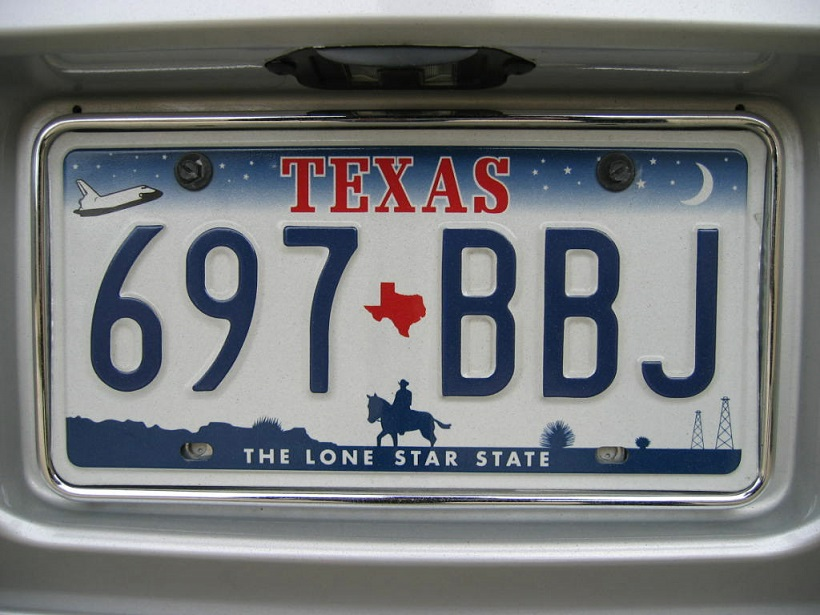
//> input picture Laberinto/image.jpg, 820 x 615 px, given in place of the camera
$ ./Seguidor   (built with g++ and OpenCV 4)
//> lines starting //> are read from the running program, lines starting //| are printed output that depends on the picture; after the words box and inside, x2 and y2 are one past the last pixel; in counts of white or black regions, pixels touching at a corner belong together
#include<opencv2/core/core.hpp>
#include<opencv2/highgui/highgui.hpp>
#include<opencv2/imgproc/imgproc.hpp>

#include<iostream>

using namespace cv;
///////////////////////////////////////////////////////////////////////////////////////////////////
int main() {
	VideoCapture capWebcam(1);
	if (capWebcam.isOpened() == false) {								// check if VideoCapture object was associated to webcam successfully
		std::cout << "error: capWebcam not accessed successfully\n\n";	// if not, print error message to std out
		return(0);														// and exit program
	}

	Mat imgOriginal;		// input image
	Mat imgHSV;
	Mat imgThreshLow;
	Mat imgThreshHigh;
	Mat imgThresh;

	std::vector<cv::Vec3f> v3fCircles;				// 3 element vector of floats, this will be the pass by reference output of HoughCircles()

	char charCheckForEscKey = 0;

	while (charCheckForEscKey != 27 && capWebcam.isOpened()) {		// until the Esc key is pressed or webcam connection is lost
		bool blnFrameReadSuccessfully = capWebcam.read(imgOriginal);		// get next frame
//> imgOriginal is the input picture: 615 rows x 820 cols, CV_8UC3; mean B, G, R 121.7, 120, 117.5

		if (!blnFrameReadSuccessfully || imgOriginal.empty()) {		// if frame not read successfully
			std::cout << "error: frame not read from webcam\n";		// print error message to std out
			break;													// and jump out of while loop
		}

		cvtColor(imgOriginal, imgHSV, CV_BGR2HSV);
//> imgHSV: 615 rows x 820 cols, CV_8UC3; mean H, S, V 64.9, 39.5, 127

		inRange(imgHSV, cv::Scalar(0, 155, 155), cv::Scalar(18, 255, 255), imgThreshLow);
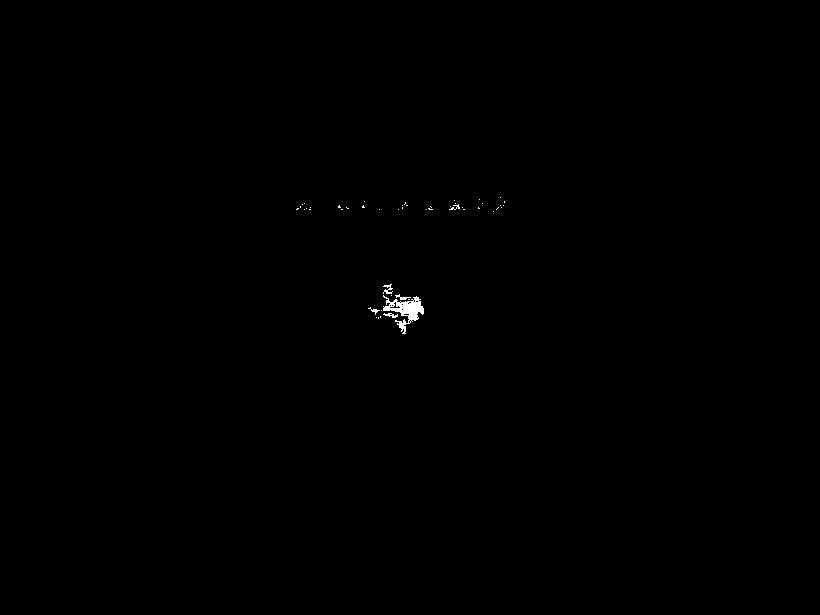
//> imgThreshLow: 615 rows x 820 cols, CV_8UC1; 0.17% white; 49 white regions (43 under 20 px), largest, box (x1, y1, x2, y2) and area: (383, 295, 424, 334) 604, (383, 284, 393, 294) 51, (383, 313, 398, 318) 38, (395, 294, 411, 300) 35, (368, 307, 380, 315) 28, (449, 204, 460, 210) 26
		inRange(imgHSV, cv::Scalar(165, 155, 155), cv::Scalar(179, 255, 255), imgThreshHigh);
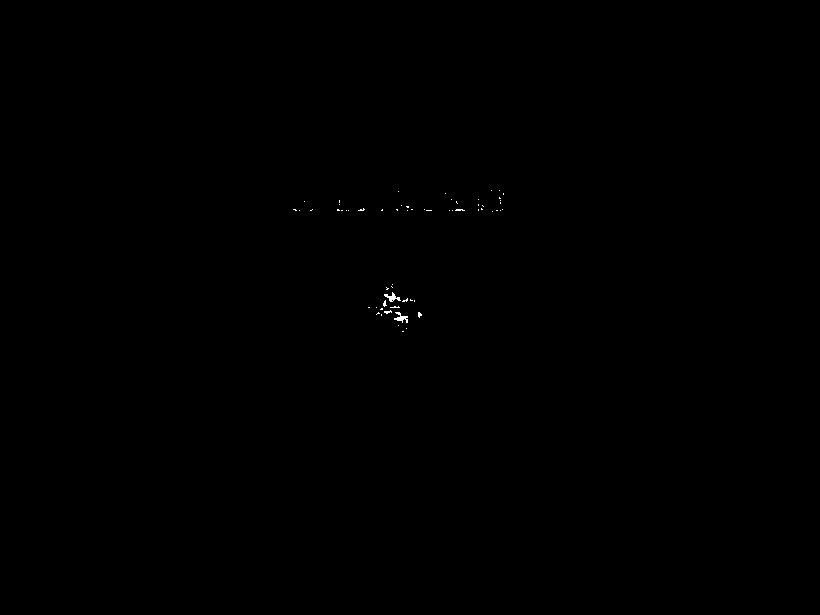
//> imgThreshHigh: 615 rows x 820 cols, CV_8UC1; 0.07% white in thin lines or dots, all inside (x1, y1, x2, y2) = (293, 190, 504, 332)

		add(imgThreshLow, imgThreshHigh, imgThresh);
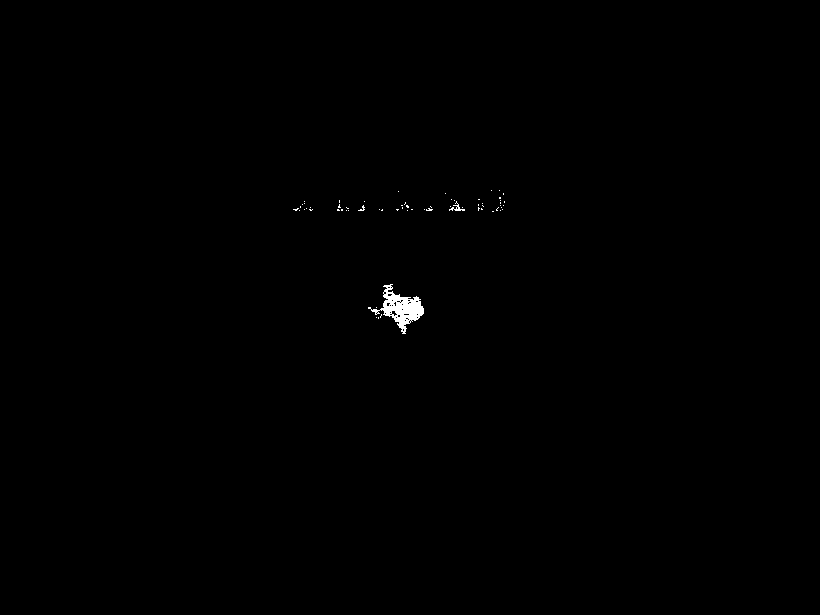
//> imgThresh: 615 rows x 820 cols, CV_8UC1; 0.24% white; 63 white regions (61 under 20 px), largest, box (x1, y1, x2, y2) and area: (368, 284, 424, 334) 1007, (449, 201, 465, 211) 50

		GaussianBlur(imgThresh, imgThresh, cv::Size(3, 3), 0);

		Mat structuringElement = cv::getStructuringElement(cv::MORPH_RECT, cv::Size(3, 3));

		dilate(imgThresh, imgThresh, structuringElement);
		erode(imgThresh, imgThresh, structuringElement);
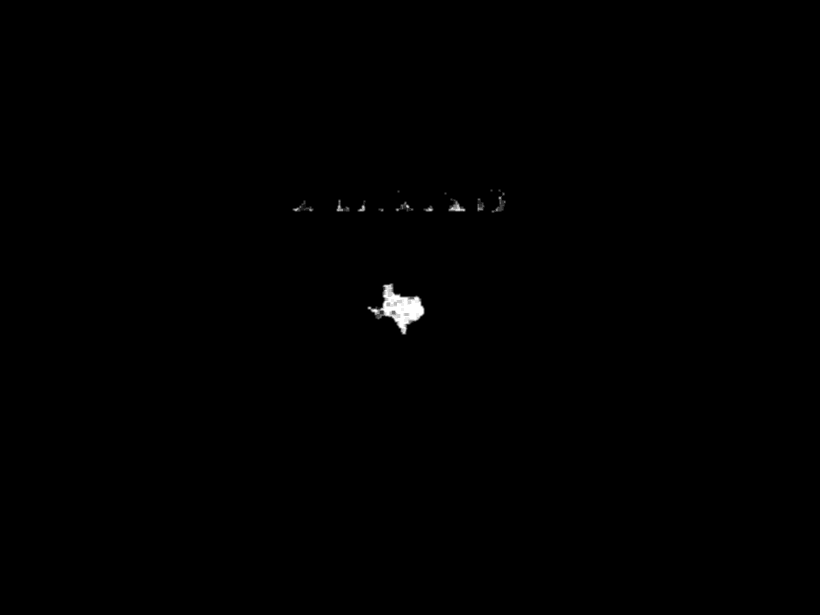
//> imgThresh: 615 rows x 820 cols, CV_8UC1; min 0, max 255, mean 0.7

		// fill circles vector with all circles in processed image
		cv::HoughCircles(imgThresh,			// input image
			v3fCircles,							// function output (must be a standard template library vector
			CV_HOUGH_GRADIENT,					// two-pass algorithm for detecting circles, this is the only choice available
			2,									// size of image / this value = "accumulator resolution", i.e. accum res = size of image / 2
			imgThresh.rows / 4,				// min distance in pixels between the centers of the detected circles
			100,								// high threshold of Canny edge detector (called by cvHoughCircles)
			50,									// low threshold of Canny edge detector (set at 1/2 previous value)
			10,									// min circle radius (any circles with smaller radius will not be returned)
			400);								// max circle radius (any circles with larger radius will not be returned)
//> v3fCircles = empty

		for (int i = 0; i < v3fCircles.size(); i++) {		// for each circle . . .
															// show ball position x, y, and radius to command line
			std::cout << "ball position x = " << v3fCircles[i][0]			// x position of center point of circle
				<< ", y = " << v3fCircles[i][1]								// y position of center point of circle
				<< ", radius = " << v3fCircles[i][2] << "\n";				// radius of circle

																			// draw small green circle at center of detected object
			cv::circle(imgOriginal,												// draw on original image
				cv::Point((int)v3fCircles[i][0], (int)v3fCircles[i][1]),		// center point of circle
				3,																// radius of circle in pixels
				cv::Scalar(0, 255, 0),											// draw pure green (remember, its BGR, not RGB)
				CV_FILLED);														// thickness, fill in the circle

																				// draw red circle around the detected object
			cv::circle(imgOriginal,												// draw on original image
				cv::Point((int)v3fCircles[i][0], (int)v3fCircles[i][1]),		// center point of circle
				(int)v3fCircles[i][2],											// radius of circle in pixels
				cv::Scalar(0, 0, 255),											// draw pure red (remember, its BGR, not RGB)
				3);																// thickness of circle in pixels
		}	// end for
//> this loop made 0 passes

			// declare windows
		cv::namedWindow("imgOriginal", CV_WINDOW_AUTOSIZE);	// note: you can use CV_WINDOW_NORMAL which allows resizing the window
		cv::namedWindow("imgThresh", CV_WINDOW_AUTOSIZE);	// or CV_WINDOW_AUTOSIZE for a fixed size window matching the resolution of the image
															// CV_WINDOW_AUTOSIZE is the default

		cv::imshow("imgOriginal", imgOriginal);			// show windows
		cv::imshow("imgThresh", imgThresh);

		charCheckForEscKey = cv::waitKey(1);			// delay (in ms) and get key press, if any
//> the Esc key is pressed
	}	// end while

	return(0);
}

$ run again, on Laberinto/LAB.jpg
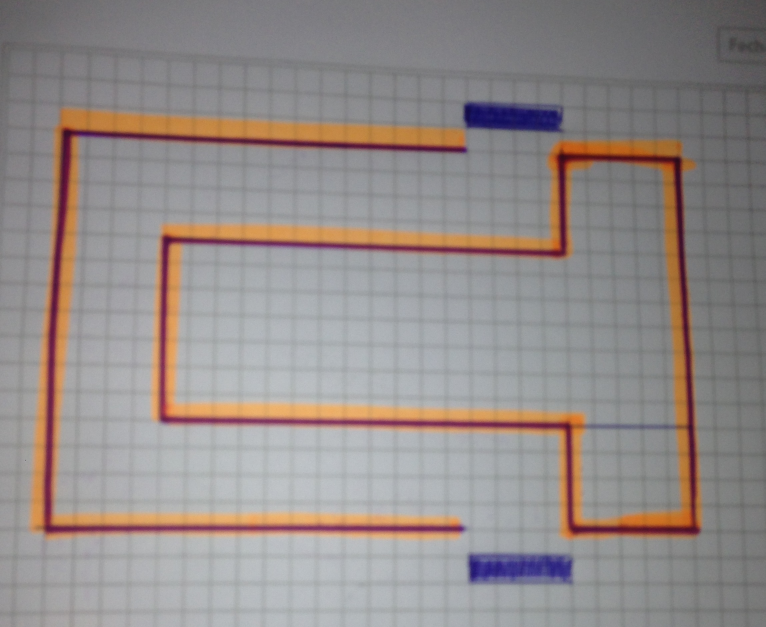
//> input picture Laberinto/LAB.jpg, 2297 x 1881 px, given in place of the camera (shown at 1/3 size)
//> imgOriginal is the input picture: 1881 rows x 2297 cols, CV_8UC3; mean B, G, R 138.1, 140.2, 148.4
//> imgHSV: 1881 rows x 2297 cols, CV_8UC3; mean H, S, V 89.9, 29.3, 152.1
//> `inRange(imgHSV, cv::Scalar(0, 155, 155), cv::Scalar(18, 255, 255), img..`:
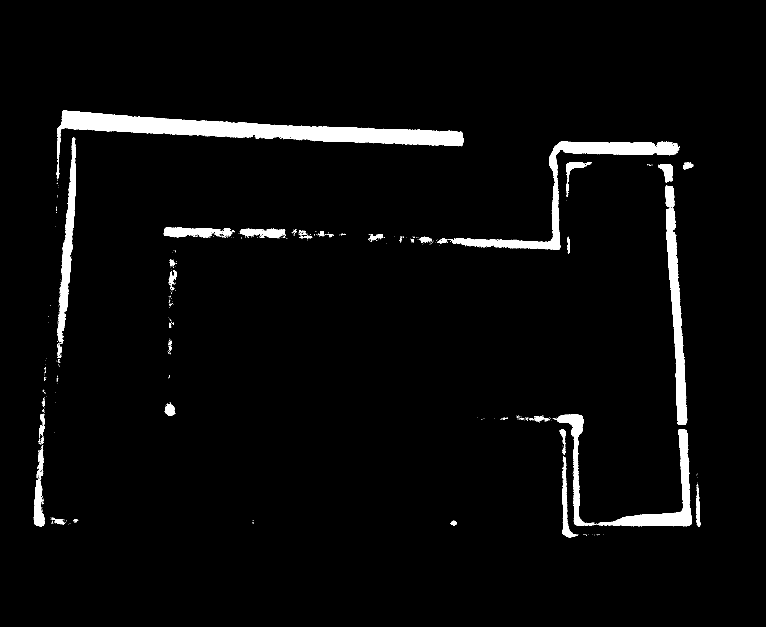
//> imgThreshLow: 1881 rows x 2297 cols, CV_8UC1 (shown at 1/3 size); 3.5% white; 531 white regions (478 under 20 px), largest, box (x1, y1, x2, y2) and area: (170, 332, 1391, 537) 54011, (1352, 425, 2040, 749) 23662, (1996, 555, 2062, 1275) 18065
//> imgThreshHigh: 1881 rows x 2297 cols, CV_8UC1; 0% white; 2 white regions (1 under 20 px), largest, box (x1, y1, x2, y2) and area: (487, 1210, 498, 1247) 196
//> `erode(imgThresh, imgThresh, structuringElement);`:
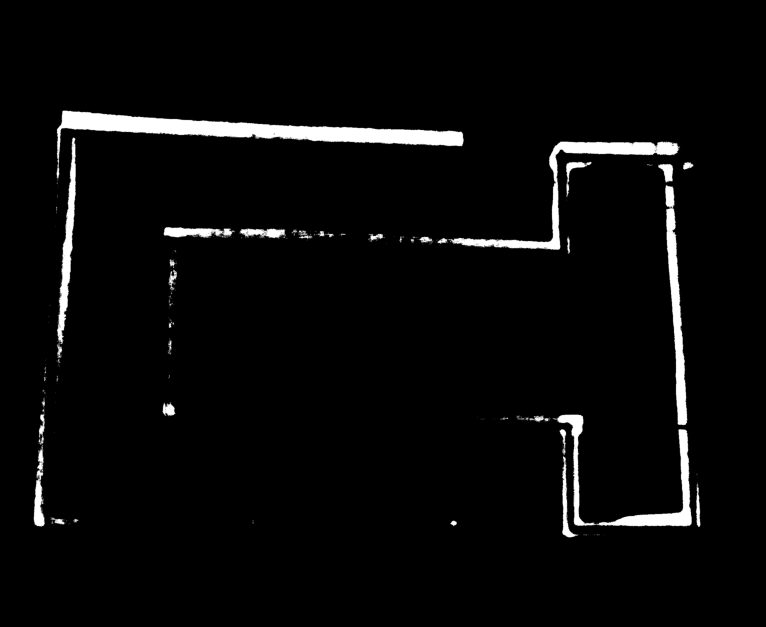
//> imgThresh: 1881 rows x 2297 cols, CV_8UC1 (shown at 1/3 size); min 0, max 255, mean 9.2
//> `cv::HoughCircles(imgThresh, v3fCircles, CV_HOUGH_GRADIENT, 2,									..`: v3fCircles = 5 circles (x, y, radius): [487, 691, 291], [1833, 1345, 231.6], [1861, 631, 206], [1307, 581, 147], [201, 1449, 117]
//> the loop `for (int i = 0; i < v3fCircles.size(); i++)` made 5 passes
//| ball position x = 487, y = 691, radius = 291
//| ball position x = 1833, y = 1345, radius = 231.6
//| ball position x = 1861, y = 631, radius = 206
//| ball position x = 1307, y = 581, radius = 147
//| ball position x = 201, y = 1449, radius = 117
//> after the loop `while (charCheckForEscKey != 27 && capWebcam.isOpened())`: v3fCircles = 5 items: [487, 691, 291], [1833, 1345, 231.6], [1861, 631, 206], [1307, 581, 147], [201, 1449, 117]
